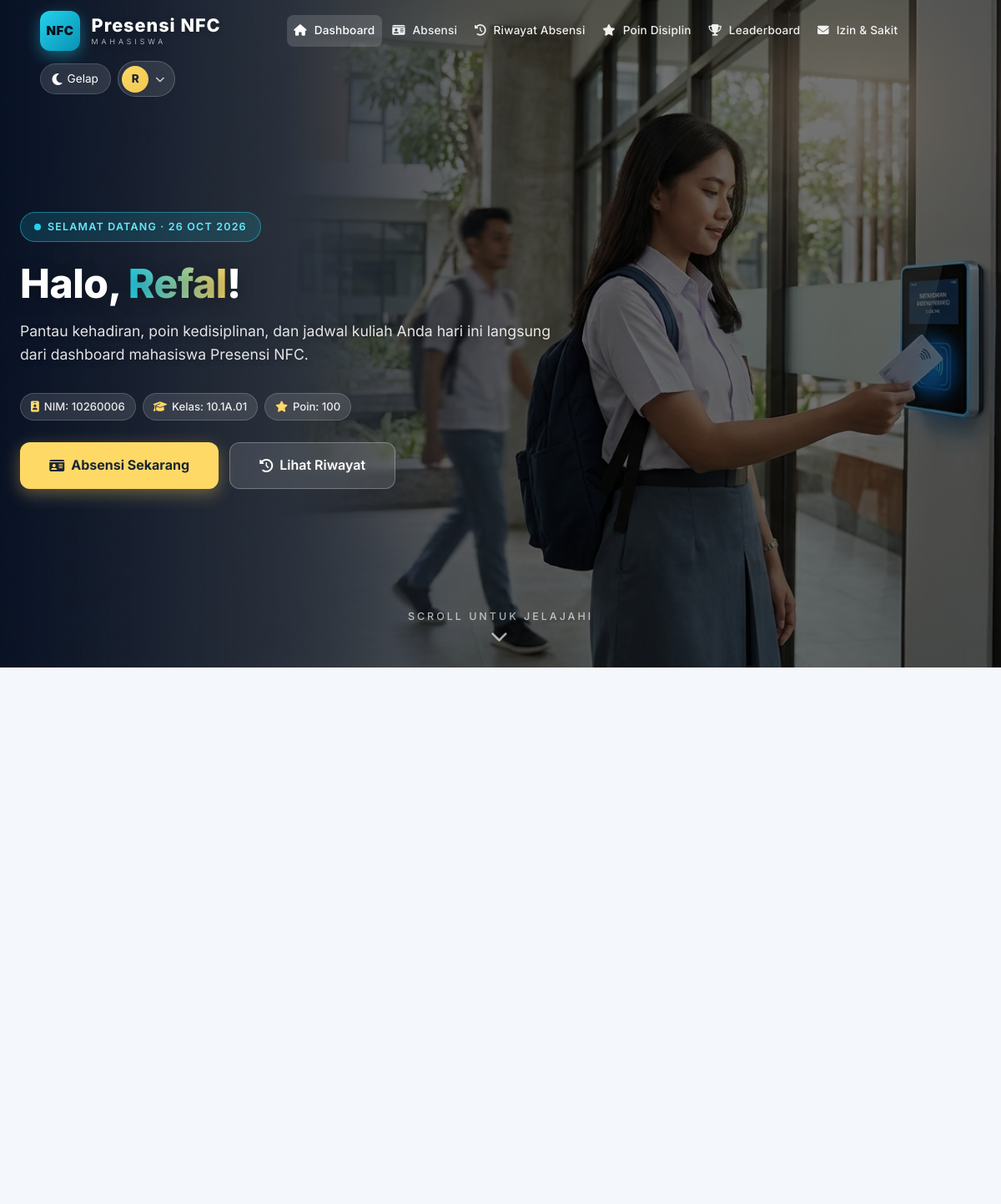
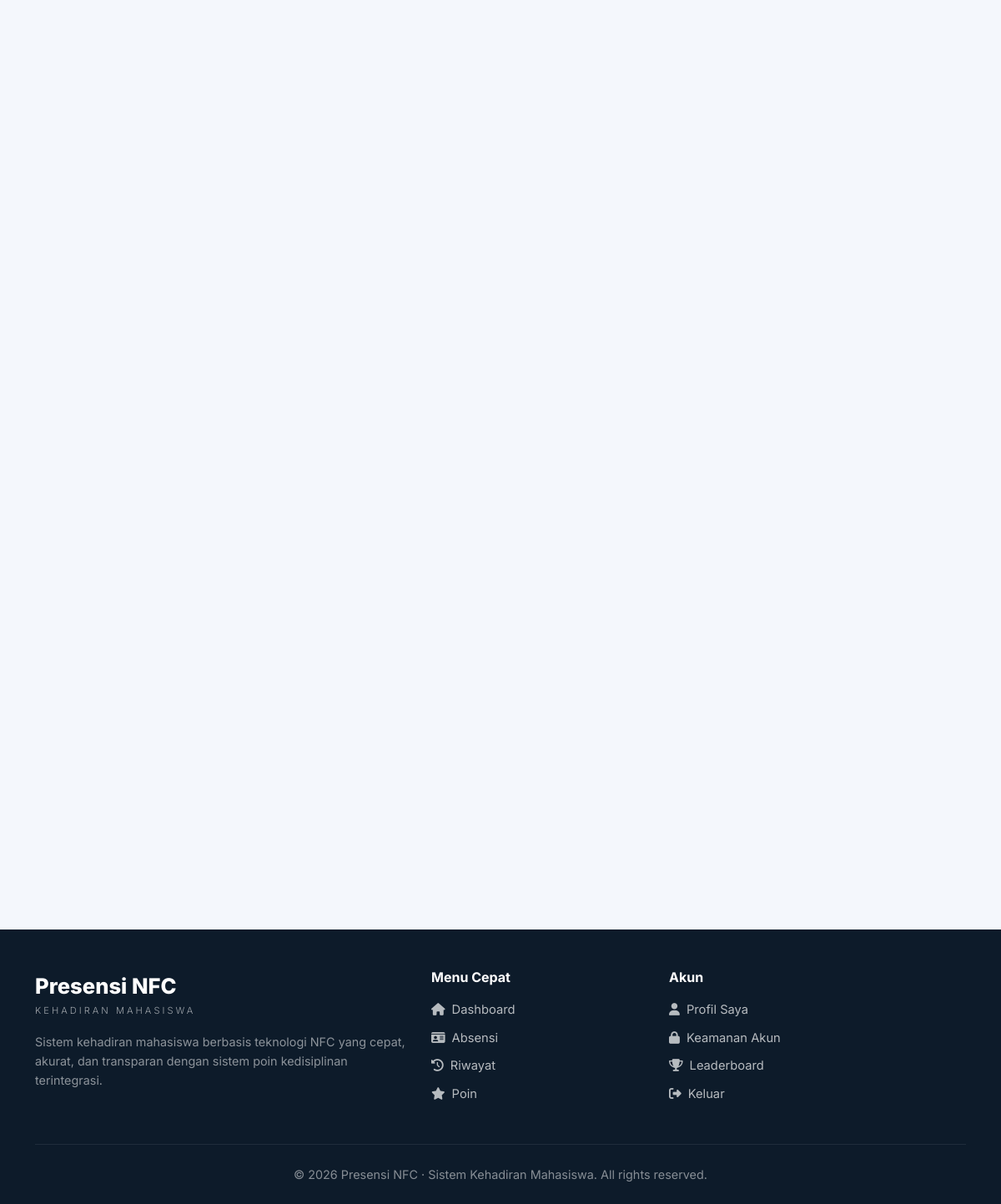
Screenshot of /mahasiswa/index.php (signed in) with the database file from the repository (2 pictures, top to bottom).
### tables this page shows
CREATE TABLE `users` (
  `id` bigint(20) UNSIGNED NOT NULL,
  `nim` varchar(30) DEFAULT NULL,
  `name` varchar(100) NOT NULL,
  `email` varchar(150) NOT NULL,
  `password` varchar(255) NOT NULL,
  `role` enum('admin','mahasiswa') NOT NULL DEFAULT 'mahasiswa',
  `class_name` varchar(50) DEFAULT NULL,
  `is_active` tinyint(1) NOT NULL DEFAULT 1,
  `email_verified_at` timestamp NULL DEFAULT NULL,
  `remember_token` varchar(100) DEFAULT NULL,
  `created_at` timestamp NULL DEFAULT current_timestamp(),
  `updated_at` timestamp NULL DEFAULT current_timestamp() ON UPDATE current_timestamp()
);

CREATE TABLE `weekly_point_balances` (
  `id` bigint(20) UNSIGNED NOT NULL,
  `user_id` bigint(20) UNSIGNED NOT NULL,
  `week_start` date NOT NULL,
  `week_end` date NOT NULL,
  `initial_points` int(10) UNSIGNED NOT NULL DEFAULT 100,
  `current_points` int(10) UNSIGNED NOT NULL DEFAULT 100,
  `shield_points` tinyint(3) UNSIGNED NOT NULL DEFAULT 0,
  `created_at` timestamp NULL DEFAULT current_timestamp(),
  `updated_at` timestamp NULL DEFAULT current_timestamp() ON UPDATE current_timestamp()
);

### mahasiswa/index.php (the view, shortened to what this page needs)
<?php
$logoutUrl = 'logout.php';
$userId = (int)$_SESSION['user_id'];
$db     = $conn ?? $koneksi ?? null;
$stmt = $db->prepare("SELECT id, nim, name, email, class_name FROM users WHERE id = ? AND role = 'mahasiswa' AND is_active = 1");
$stmt->bind_param('i', $userId);
$stmt->execute();
$user = $stmt->get_result()->fetch_assoc();
$userName    = $user['name'];
$userClass   = $user['class_name'] ?: 'Tanpa Kelas';
$userNim     = $user['nim'] ?: '—';
$userInitial = function_exists('mb_substr')
    ? mb_strtoupper(mb_substr($userName, 0, 1, 'UTF-8'), 'UTF-8')
    : strtoupper(substr($userName, 0, 1));
$weekStart = date('Y-m-d', strtotime('monday this week'));
$currentPoints = 100;
$stmt = $db->prepare("SELECT current_points FROM weekly_point_balances WHERE user_id = ? AND week_start = ? LIMIT 1");
$stmt->bind_param('is', $userId, $weekStart);
$stmt->execute();
if ($row = $stmt->get_result()->fetch_assoc()) {
    $currentPoints = (int)$row['current_points'];
}
$menus = [
    ['href' => 'index.php',      'icon' => 'fa-home',        'label' => 'Dashboard',       'desc' => 'Ringkasan aktivitas Anda'],
    ['href' => 'absensi.php',    'icon' => 'fa-id-card',     'label' => 'Absensi',         'desc' => 'Tap kartu NFC untuk hadir'],
    ['href' => 'riwayat.php',    'icon' => 'fa-history',     'label' => 'Riwayat Absensi', 'desc' => 'Rekap kehadiran Anda'],
    ['href' => 'poin.php',       'icon' => 'fa-star',        'label' => 'Poin Disiplin',   'desc' => 'Poin kedisiplinan mingguan'],
    ['href' => 'leaderboard.php', 'icon' => 'fa-trophy',      'label' => 'Leaderboard',     'desc' => 'Peringkat poin mahasiswa'],
    ['href' => 'izin.php',       'icon' => 'fa-envelope',    'label' => 'Izin & Sakit',    'desc' => 'Ajukan izin atau sakit'],
    ['href' => 'profil.php',     'icon' => 'fa-user',        'label' => 'Profil Saya',     'desc' => 'Kelola data pribadi'],
    ['href' => 'keamanan.php',   'icon' => 'fa-lock',        'label' => 'Keamanan Akun',   'desc' => 'Password & keamanan'],
];
$currentPage = basename($_SERVER['PHP_SELF']);
?>
<!DOCTYPE html>
<html lang="id">
<head>
    <link href="https://cdn.jsdelivr.net/npm/bootstrap@5.3.0/dist/css/bootstrap.min.css" rel="stylesheet">
    <link rel="stylesheet" href="https://cdnjs.cloudflare.com/ajax/libs/font-awesome/6.4.0/css/all.min.css">
</head>
<body>
    <nav class="navbar navbar-expand-lg navbar-transparent" id="mainNav">
        <div class="navbar-inner">
            <a class="navbar-brand" href="index.php">
                <div class="brand-logo-box">NFC</div>
                <span class="logo-text">
                    Presensi NFC
                    <small>Mahasiswa</small>
                </span>
            </a>
            <div class="collapse navbar-collapse d-none d-lg-flex" id="navbarDesktop">
                <ul class="navbar-nav">
                    <?php foreach ($menus as $item):
                        if (in_array($item['href'], ['profil.php', 'keamanan.php'])) continue;
                    ?>
                        <li class="nav-item">
                            <a class="nav-link <?= $currentPage === $item['href'] ? 'active' : '' ?>"
                                href="<?= htmlspecialchars($item['href']) ?>">
                                <i class="fas <?= htmlspecialchars($item['icon']) ?>"></i>
                                <?= htmlspecialchars($item['label']) ?>
                            </a>
                        </li>
                    <?php endforeach; ?>
                </ul>
            </div>
            <div class="navbar-actions d-none d-lg-flex">
                <button class="theme-toggle" id="themeToggleDesktop" aria-label="Toggle tema">
                    <i class="fas fa-moon"></i> <span id="themeLabelDesktop">Gelap</span>
                </button>
                <div class="user-dropdown" id="userDropdown">
                    <button class="user-trigger" id="userTrigger" aria-label="Menu pengguna">
                        <div class="user-avatar"><?= htmlspecialchars($userInitial) ?></div>
                        <i class="fas fa-chevron-down" style="font-size: 0.7rem; opacity: 0.8;"></i>
                    </button>
                </div>
            </div>
        </div>
    </nav>
    <section class="hero-section">
        <div class="hero-content">
            <div class="text-center text-lg-start">
                <span class="hero-badge">
                    <span class="pulse-dot"></span>
                    Selamat Datang · <?= date('d M Y') ?>
                </span>
                <h1 class="hero-title">
                    Halo, <span><?= htmlspecialchars($userName) ?></span>!
                </h1>
                <p class="hero-sub">
                    Pantau kehadiran, poin kedisiplinan, dan jadwal kuliah Anda hari ini
                    langsung dari dashboard mahasiswa Presensi NFC.
                </p>
                <div class="hero-meta justify-content-center justify-content-lg-start">
                    <span><i class="fas fa-id-badge"></i> NIM: <?= htmlspecialchars($userNim) ?></span>
                    <span><i class="fas fa-graduation-cap"></i> Kelas: <?= htmlspecialchars($userClass) ?></span>
                    <span><i class="fas fa-star"></i> Poin: <?= $currentPoints ?></span>
                </div>
                <div class="hero-actions justify-content-center justify-content-lg-start">
                    <a href="absensi.php" class="btn-hero-primary">
                        <i class="fas fa-id-card"></i> Absensi Sekarang
                    </a>
                    <a href="riwayat.php" class="btn-hero-ghost">
                        <i class="fas fa-history"></i> Lihat Riwayat
                    </a>
                </div>
            </div>
        </div>
        <div class="scroll-hint" id="scrollHint">
            Scroll untuk jelajahi
            <i class="fas fa-chevron-down"></i>
        </div>
    </section>
    <section class="section-padding" id="statsSection">
        <div class="container">
            <div class="row g-3 g-md-4">
            </div>
        </div>
    </section>
    <section class="section-padding" style="background: var(--bg-body);">
        <div class="container">
        </div>
    </section>
    <section class="section-padding" style="background: var(--bg-body);">
        <div class="container">
            <div class="row g-3 g-md-4">
            </div>
        </div>
    </section>
    <section class="section-padding" style="background: var(--bg-body);">
        <div class="container">
        </div>
    </section>
    <footer class="footer">
        <div class="container">
            <div class="row g-4">
                <div class="col-md-5">
                    <div class="footer-brand">
                        Presensi NFC
                        <small>Kehadiran Mahasiswa</small>
                    </div>
                    <p class="mt-3" style="font-size:0.9rem; opacity:0.7;">
                        Sistem kehadiran mahasiswa berbasis teknologi NFC yang cepat, akurat, dan transparan
                        dengan sistem poin kedisiplinan terintegrasi.
                    </p>
                </div>
                <div class="col-6 col-md-3">
                    <h6>Menu Cepat</h6>
                    <ul>
                        <li><a href="index.php"><i class="fas fa-home me-2"></i>Dashboard</a></li>
                        <li><a href="absensi.php"><i class="fas fa-id-card me-2"></i>Absensi</a></li>
                        <li><a href="riwayat.php"><i class="fas fa-history me-2"></i>Riwayat</a></li>
                        <li><a href="poin.php"><i class="fas fa-star me-2"></i>Poin</a></li>
                    </ul>
                </div>
                <div class="col-6 col-md-4">
                    <h6>Akun</h6>
                    <ul>
                        <li><a href="profil.php"><i class="fas fa-user me-2"></i>Profil Saya</a></li>
                        <li><a href="keamanan.php"><i class="fas fa-lock me-2"></i>Keamanan Akun</a></li>
                        <li><a href="leaderboard.php"><i class="fas fa-trophy me-2"></i>Leaderboard</a></li>
                        <li><a href="<?= htmlspecialchars($logoutUrl) ?>"><i class="fas fa-sign-out-alt me-2"></i>Keluar</a></li>
                    </ul>
                </div>
            </div>
            <div class="copyright">
                &copy; <?= date('Y') ?> Presensi NFC · Sistem Kehadiran Mahasiswa. All rights reserved.
            </div>
        </div>
    </footer>
</body>
</html>

### rows the page displays
users: name "R", name "Refal", nim "10260006", class_name "10.1A.01"
weekly_point_balances: current_points "100"

### other values shown
$item['label'] "Dashboard"
$item['label'] "Absensi"
$item['label'] "Riwayat Absensi"
$item['label'] "Poin Disiplin"
$item['label'] "Leaderboard"
$item['label'] "Izin & Sakit"
